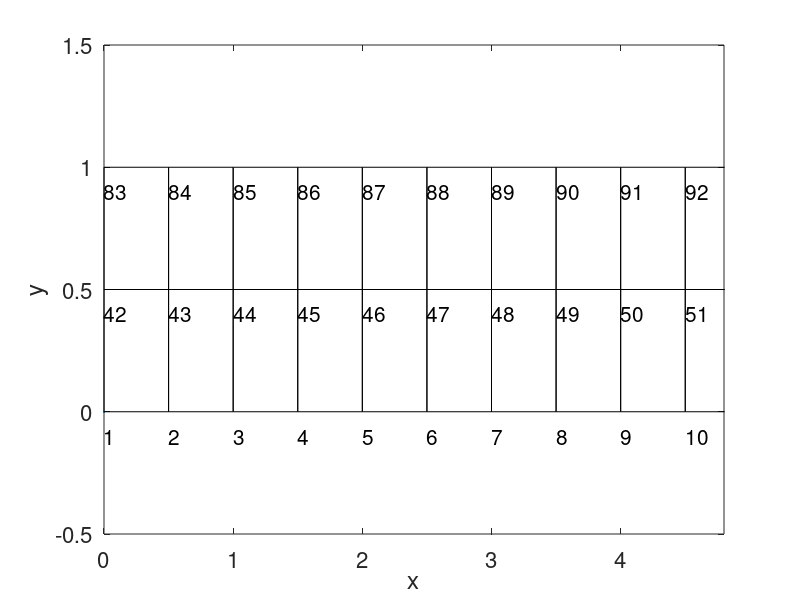

Recreate this plot in MATLAB.
clear all;

load nodes.dat;
load elements.dat;

nElements=size(elements,1);
nNodes=size(nodes,1);
nElementEdges=size(elements,2)-1;
startIndex=nodes(1,1);



figure(1);
clf;
hold off;

plot(nodes(1,2),nodes(1,3),'.');

hold on;

for i=1:nElements
  x0=0;
  y0=0;
  for j=1:nElementEdges-1
    x1=nodes(elements(i,j+1),2);
    y1=nodes(elements(i,j+1),3);
    x2=nodes(elements(i,j+2),2);
    y2=nodes(elements(i,j+2),3);
    plot([x1 x2],[y1 y2],'k-');
    x0=x0+x1;
    y0=y0+y1;
  end 
  x1=nodes(elements(i,2),2);
  y1=nodes(elements(i,2),3);
  plot([x1 x2],[y1 y2],'k-');
  x0=x0+x2;
  y0=y0+y2;
  x0=x0/nElementEdges;
  y0=y0/nElementEdges;

  %text(x0,y0,num2str(i),'FontSize',15,'color','k');
end;


for i=1:nNodes
  x0=nodes(i,2);
  y0=nodes(i,3)-0.1;
  if x0<5
  text(x0,y0,num2str(i),'FontSize',15);
end
end

hold off

axis([0 4.8 -0.5 1.5]);
xlabel('x');
ylabel('y');
set(gca,'fontsize',16);
print -depsc beam_mesh.eps
